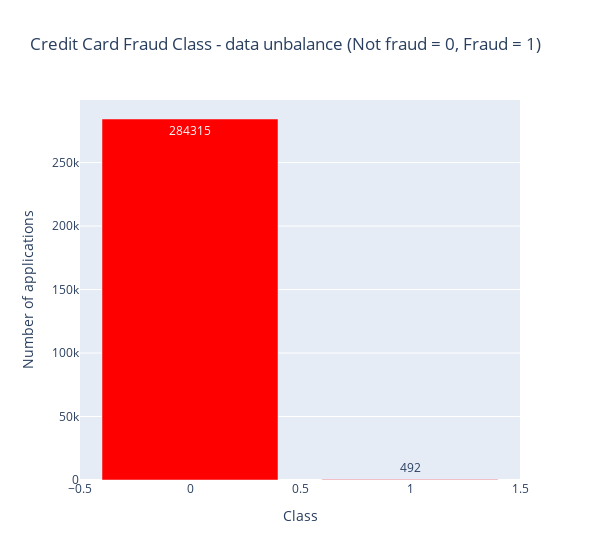

The notebook cell saved with this chart:
### Markdown cell above
Let's check data unbalance with respect with *target* value, i.e. **Class**.

### Code cell
temp = data_df["Class"].value_counts()
df = pd.DataFrame({'Class': temp.index,'values': temp.values})

trace = go.Bar(
    x = df['Class'],y = df['values'],
    name="Credit Card Fraud Class - data unbalance (Not fraud = 0, Fraud = 1)",
    marker=dict(color="Red"),
    text=df['values']
)
data = [trace]
layout = dict(title = 'Credit Card Fraud Class - data unbalance (Not fraud = 0, Fraud = 1)',
          xaxis = dict(title = 'Class', showticklabels=True),
          yaxis = dict(title = 'Number of applications'),
          hovermode = 'closest',width=600
         )
fig = dict(data=data, layout=layout)
iplot(fig, filename='class')

### Figure 1 — Plotly figure (JSON) as saved in the notebook; plotly's stock layout.template omitted (floating-point values rounded to 4 significant figures)
{"data": [{"marker": {"color": "Red"}, "name": "Credit Card Fraud Class - data unbalance (Not fraud = 0, Fraud = 1)", "text": [284315, 492], "type": "bar", "x": [0, 1], "y": [284315, 492]}], "layout": {"hovermode": "closest", "title": {"text": "Credit Card Fraud Class - data unbalance (Not fraud = 0, Fraud = 1)"}, "width": 600, "xaxis": {"showticklabels": true, "title": {"text": "Class"}}, "yaxis": {"title": {"text": "Number of applications"}}}}
